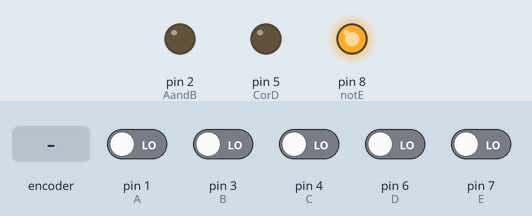
Simulated run of this sketch. Board: Arduino Uno, built with avr-gcc and run on an emulated ATmega328P. Shown: output pins drawn as LEDs (lit = HIGH). The test bench sets the inputs (shaded band); at power-on: pin 1 (A), pin 3 (B), pin 4 (C), pin 6 (D), pin 7 (E) LOW.

Above: at 2.8 s.
2.9 s: rotary encoder on pin 1 (A) / pin 3 (B) turned 1 step (first pin leading)
At 4.3 s:
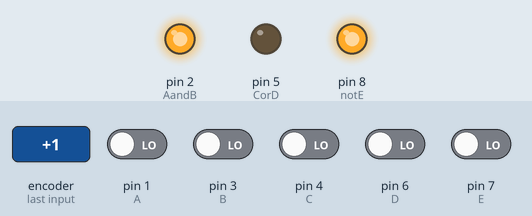
5.0 s: pin 4 (C) driven HIGH
At 5.9 s:
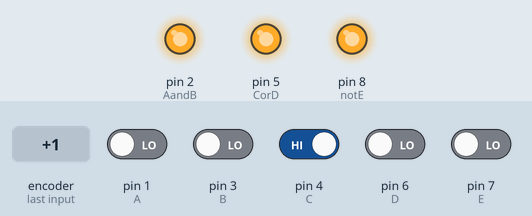
7.0 s: pin 7 (E) driven HIGH
At 8.6 s:
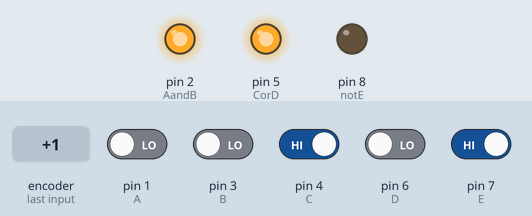
9.0 s: rotary encoder on pin 1 (A) / pin 3 (B) turned 1 step (first pin leading)
At 10.1 s:
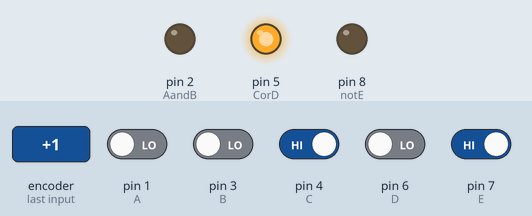
12.0 s: pin 4 (C) driven LOW
At 13.6 s:
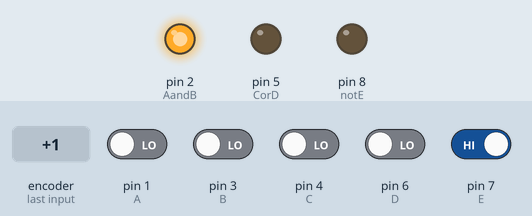
14.0 s: pin 6 (D) driven HIGH
At 15.1 s:
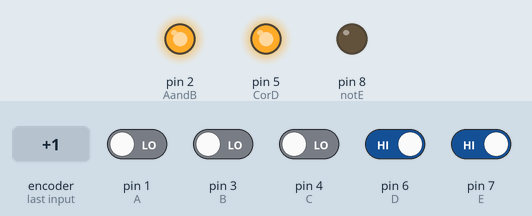
Timing chart, 0 to 17.0 s (numbered marks = the images above; inputs shaded):
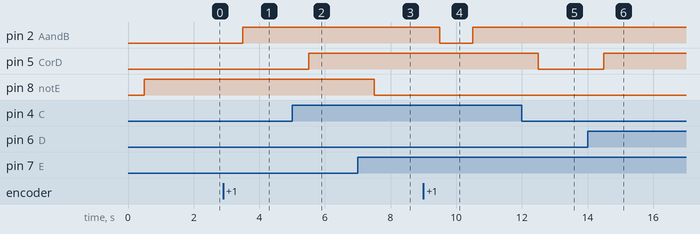

The sketch:

logicgatesim.ino
```cpp
int A=1;
int AandB=2;
int B=3;
int C=4;
int CorD=5;
int D=6;
int E=7;
int notE=8;
bool StateA=0;
bool StateB=0;
bool StateC=0;
bool StateD=0;
bool StateE=0;

void setup() {
  pinMode(A, INPUT);
  pinMode(AandB,OUTPUT);
  pinMode(B,INPUT);
  pinMode(C, INPUT);
  pinMode(CorD,OUTPUT);
  pinMode(D,INPUT);
  pinMode(E, INPUT);
  pinMode(notE,OUTPUT);
}

void loop() {
  StateA = digitalRead(A);
  StateB = digitalRead(B);
  StateC = digitalRead(C);
  StateD = digitalRead(D);
  StateE = digitalRead(E);
  delay(500);

  // AND program :
  digitalWrite(AandB, StateA & StateB);

  // OR program :
  digitalWrite(CorD, StateC || StateD);

  // NOT program :
  digitalWrite(notE, !StateE);

delay(500);

}
```

Measured:
- after the input at 2.9 s, pin 2 (AandB): LOW → HIGH after 0.60 s
- after the input at 5.0 s, pin 5 (CorD): LOW → HIGH after 0.50 s
- after the input at 7.0 s, pin 8 (notE): HIGH → LOW after 0.50 s
- after the input at 9.0 s, pin 2 (AandB): HIGH → LOW after 0.50 s, → HIGH 1.0 s later
- after the input at 12.0 s, pin 5 (CorD): HIGH → LOW after 0.50 s
- after the input at 14.0 s, pin 5 (CorD): LOW → HIGH after 0.50 s
